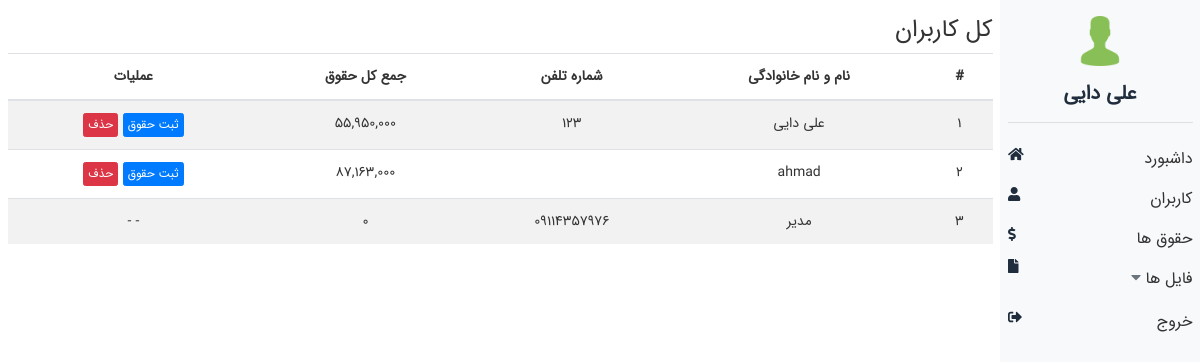
/admin/users.php (signed in), run on the app's committed database.
### tables this page shows
CREATE TABLE `users` (
  `ID` int(10) UNSIGNED NOT NULL,
  `name` varchar(255) NOT NULL,
  `username` varchar(255) NOT NULL,
  `password` varchar(255) NOT NULL,
  `email` varchar(255) NOT NULL,
  `phone` varchar(20) NOT NULL,
  `address` varchar(255) NOT NULL,
  `permission` int(11) NOT NULL,
  `created_at` int(11) NOT NULL
);

### admin/users.php (the view, shortened to what this page needs)
<?php
require_once "../includes/dbconfig.php";
$data = $conn->query("SELECT *,(SELECT SUM(`base`+`house`) FROM `pension` WHERE `userid`=`ID`) as `total` FROM `users`  ORDER BY `created_at` DESC");
?>
<!doctype html>
<html lang="fa">
<head>
    <link rel="stylesheet" href="css/bootstrap.min.css">
    <link rel="stylesheet" href="css/adminlte.min.css">
    <link rel="stylesheet" href="css/admin.css">
</head>
<body>
<div class="container-fluid">
    <div class="row">
        <div class="col-2 admin-menu text-center bg-light py-3">
            <?php
            include("menu.php");
            ?>
        </div>
        <div class="col-10 admin-content text-right py-3">
            <h4>کل کاربران</h4>
            <table class="table table-striped table-hover text-center">
                <thead>
                <tr>
                    <th>#</th>
                    <th>نام و نام خانوادگی</th>
                    <th>شماره تلفن</th>
                    <th>جمع کل حقوق</th>
                    <th>عملیات</th>
                </tr>
                </thead>
                <tbody>
                <?php $count=1; while($rows = $data->fetch()){ ?>
                    <tr>
                            <td><?=$count++?></td>
                            <td><?=$rows['name']?></td>
                            <td><?=$rows['phone']?></td>
                            <td><?=number_format($rows['total'])?></td>
                            <td>
                                <?=$rows['permission']==1?'-':'<a href="pension.php?userid='.$rows['ID'].'"
                                   class="btn btn-xs btn-primary">ثبت حقوق</a>'?>
                                <?=$rows['permission']==1?'-':'<a href="users.php?delete='.$rows['ID'].'"
                                   class="btn btn-xs btn-danger">حذف</a>'?>
                            </td>
                    </tr>
                <?php } ?>
                </tbody>
            </table>
        </div>
    </div>
</div>
</body>
</html>

### admin/css/admin.css (style rules this page uses)
body { direction: rtl; padding: 0; margin: 0; font-family: 'IRANSansWeb'; font-size: 14px; color: #333333; }
a { text-decoration: none; }
.admin-menu { height: 100vh; }

### data on the page
users: name "علی دایی", phone "123", total "55,950,000"
users: name "ahmad", total "87,163,000"
users: name "مدیر", phone "09114357976", total "0"

### other printed values
$_SESSION['fullname'] "علی دایی"
